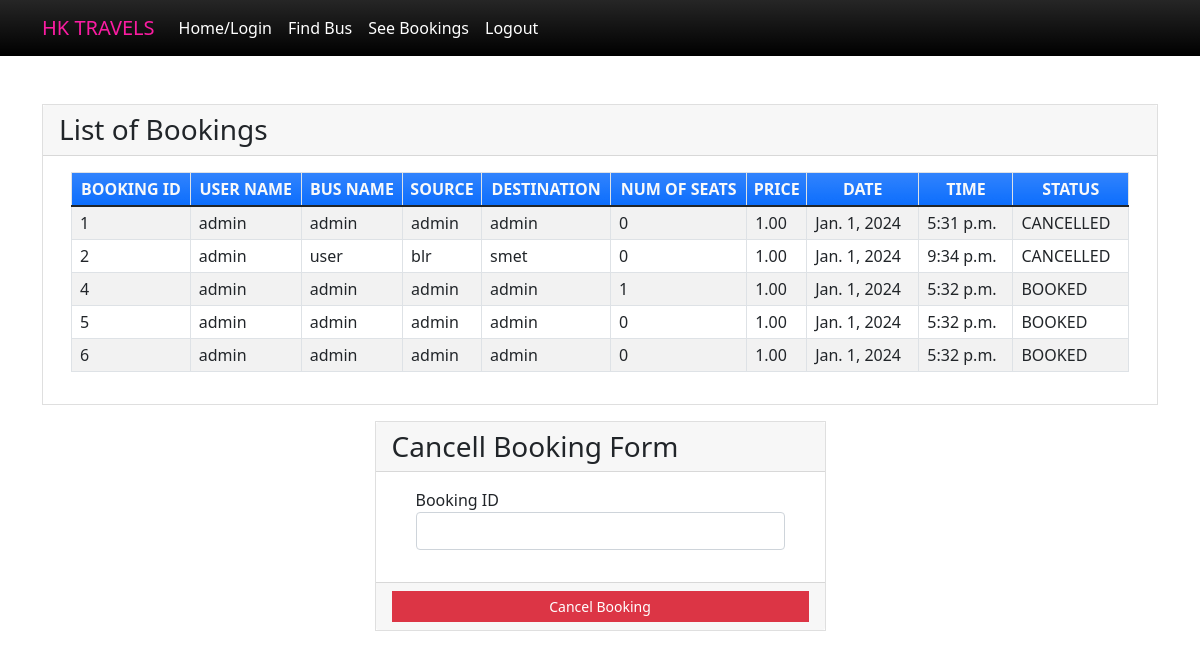
/seebookings (signed in), run on the app's committed database.
### myapp/models.py (models this page shows, shortened)
class Book(models.Model):
    BOOKED = 'B'
    CANCELLED = 'C'
    TICKET_STATUSES = ((BOOKED, 'Booked'),
                       (CANCELLED, 'Cancelled'),)
    email = models.EmailField()
    name = models.CharField(max_length=30)
    userid =models.DecimalField(decimal_places=0, max_digits=2)
    busid=models.DecimalField(decimal_places=0, max_digits=2)
    bus_name = models.CharField(max_length=30)
    source = models.CharField(max_length=30)
    dest = models.CharField(max_length=30)
    nos = models.DecimalField(decimal_places=0, max_digits=2)
    price = models.DecimalField(decimal_places=2, max_digits=6)
    date = models.DateField()
    time = models.TimeField()
    status = models.CharField(choices=TICKET_STATUSES, default=BOOKED, max_length=2)
    class Meta:
        verbose_name_plural = "List of Books"

### myapp/views.py (the view)
# urls.py: path('seebookings', views.seebookings, name="seebookings"),
@login_required(login_url='signin')
def seebookings(request,new={}):
    context = {}
    id_r = request.user.id
    book_list = Book.objects.filter(userid=id_r)
    if book_list:
        return render(request, 'myapp/booklist.html', locals())
    else:
        context["error"] = "Sorry no buses booked"
        return render(request, 'myapp/findbus.html', context)

### myapp/templates/myapp/booklist.html (shortened to what this page needs)
{% extends 'myapp/base.html' %} {% block content %}
<div class="container my-5">
    <div class="card rounded-0">
        <div class="card-header">
            <div class="card-title h3 mb-0">List of Bookings</div>
        </div>
        <div class="card-body">
            <div class="container-fluid">
                <table class="table table-bordered table-striped">
                    <thead>
                        <tr class="bg-gradient bg-primary text-light">
                            <th class="p-1 text-center">BOOKING ID</th>
                            <th class="p-1 text-center">USER NAME</th>
                            <th class="p-1 text-center">BUS NAME</th>
                            <th class="p-1 text-center">SOURCE</th>
                            <th class="p-1 text-center">DESTINATION</th>
                            <th class="p-1 text-center">NUM OF SEATS</th>
                            <th class="p-1 text-center">PRICE</th>
                            <th class="p-1 text-center">DATE</th>
                            <th class="p-1 text-center">TIME</th>
                            <th class="p-1 text-center">STATUS</th>
                        </tr>
                    </thead>
                    {% for row in book_list %}
                    <tr>
                        <td class="px-2 py-1 align-middle">{{row.id}}</td>
                        <td class="px-2 py-1 align-middle">{{row.name}}</td>
                        <td class="px-2 py-1 align-middle">{{row.bus_name}}</td>
                        <td class="px-2 py-1 align-middle">{{row.source}}</td>
                        <td class="px-2 py-1 align-middle">{{row.dest}}</td>
                        <td class="px-2 py-1 align-middle">{{row.nos}}</td>
                        <td class="px-2 py-1 align-middle">{{row.price}}</td>
                        <td class="px-2 py-1 align-middle">{{row.date}}</td>
                        <td class="px-2 py-1 align-middle">{{row.time}}</td>
                        <td class="px-2 py-1 align-middle">{{row.status}}</td>
                    </tr>
                    {% endfor %}
                </table>
            </div>
        </div>
    </div>
    <div class="row mt-3 justify-content-center">
        <div class="col-lg-5 col-md-7 col-sm-10 col-xs-12">
            <div class="card rounded-0">
                <div class="card-header">
                    <div class="card-title h3 mb-0">Cancell Booking Form</div>
                </div>
                <div class="card-body">
                    <div class="container-fluid">
                        <form action="{% url 'cancellings' %}" method="post" id="cancel-form">
                            <div class="mb-3">
                                <label for="bus_id" class="control-label">Booking ID</label>
                                <input name='bus_id' class="form-control" type="number" id="bus_id">
                            </div>
                        </form>
                    </div>
                </div>
                <div class="card-footer text-center">
                    <button class="btn btn-sm rounded-0 btn-danger w-100" form="cancel-form">Cancel Booking</button>
                </div>
            </div>
        </div>
    </div>
</div>
{% endblock %}

### myapp/templates/myapp/base.html (shortened to what this page needs)
<!doctype html>
<html lang="en">
<head>
    <link rel="stylesheet" href="https://cdn.jsdelivr.net/npm/bootstrap@5.1.3/dist/css/bootstrap.min.css">
</head>
<body>
<nav class="navbar navbar-expand-lg navbar-light bg-gradient bg-black">
    <div class="container">
            <a class="navbar-brand" href="#" style="color: rgb(251, 28, 162);">HK TRAVELS</a>
        <div class="collapse navbar-collapse" id="navbarNavAltMarkup">
            <div class="navbar-nav" >
                <a class="nav-item nav-link active" href="{% url 'home' %}" style="color: white;">Home/Login</a>
                <a class="nav-item nav-link" href="{% url 'findbus' %}" style="color:  white;">Find Bus</a>
                <a class="nav-item nav-link" href="{% url 'seebookings' %}" style="color: white;">See Bookings</a>
                {% if request.user.is_active %}
                <a class="nav-item nav-link " href="{% url 'signout' %}" style="color: white;">Logout</a>
                {% else %}
                <a class="nav-item nav-link " href="{% url 'signup' %}" style="color: white;">Registration</a>
                {% endif %}
            </div>
        </div>
    </div>
</nav>
{% block content %}
{% endblock %}
</body>
</html>

### myapp/templates/myapp/base.html (style rules this page uses)
body { background-image: url(https://images.unsplash.com/photo-1520105072000-f44fc083e508?q=80&w=1931&auto=format&fit=crop&ixlib=rb-4.0.3&ixid=M3wxMjA3fDB8MHxwaG90by1wYWdlfHx8fGVufDB8fHx8fA%3D%3D); background-repeat: no-repeat; background-size: cover; }

### data on the page
Book: id "1", name "admin", bus_name "admin", source "admin", dest "admin", nos "0", price "1.00", date "Jan. 1, 2024", time "5:31 p.m.", status "CANCELLED"
Book: id "2", name "admin", bus_name "user", source "blr", dest "smet", nos "0", price "1.00", date "Jan. 1, 2024", time "9:34 p.m.", status "CANCELLED"
Book: id "4", name "admin", bus_name "admin", source "admin", dest "admin", nos "1", price "1.00", date "Jan. 1, 2024", time "5:32 p.m.", status "BOOKED"
Book: id "5", name "admin", bus_name "admin", source "admin", dest "admin", nos "0", price "1.00", date "Jan. 1, 2024", time "5:32 p.m.", status "BOOKED"
Book: id "6", name "admin", bus_name "admin", source "admin", dest "admin", nos "0", price "1.00", date "Jan. 1, 2024", time "5:32 p.m.", status "BOOKED"
